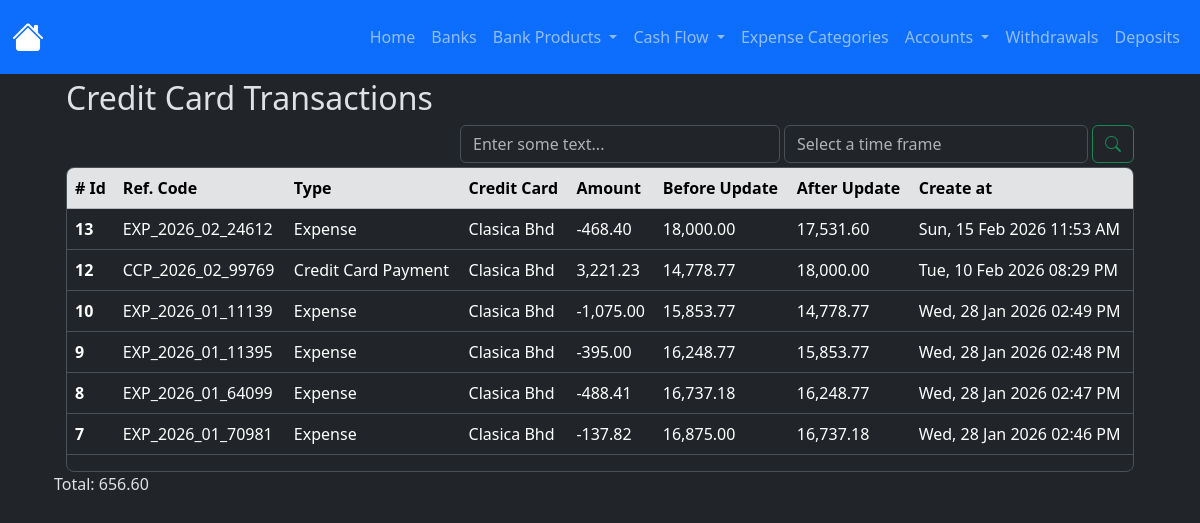
The page /credit_card_ledger/ledger on the database its author committed.
### app/models/credit_card_transactions_ledger.py (models this page shows, shortened)
class CreditCardTransactionsLedger(db.Model):
    __tablename__ = 'credit_card_transactions_ledger'
    id = db.Column(db.Integer, primary_key=True)
    amount = db.Column(db.Numeric(10,2), nullable=False)
    transaction_type = db.Column(db.String(100), nullable=False)
    reference_code = db.Column(db.String(100), nullable=False)
    credit_card_id = db.Column(db.Integer, db.ForeignKey('credit_cards.id'), nullable=False)
    before_update_balance = db.Column(db.Numeric(10,2), nullable=False)
    after_update_balance = db.Column(db.Numeric(10,2), nullable=False)
    created_at = db.Column(
        db.DateTime(timezone=True),
        default=utcnow, #internally sqlalchemy will exectute the function so dont add the parentheses otherwise it'll break down when creating the record in the db
        nullable=False
    )
    updated_at = db.Column(
        db.DateTime(timezone=True),
        onupdate=utcnow, #internally sqlalchemy will exectute the function so dont add the parentheses otherwise it'll break down when creating the record in the db
    )
    credit_card = db.relationship('CreditCard', back_populates='transaction_ledger')

### app/models/credit_card.py (models this page shows)
class CreditCard(db.Model):
    __tablename__ = 'credit_cards'
    id = db.Column(db.Integer, primary_key=True)
    nick_name = db.Column(db.String(100))
    amount_available = db.Column(db.Numeric(10,2), nullable=False, default=0.00)
    limit = db.Column(db.Numeric(10,2), nullable=False, default=0.00)
    is_active = db.Column(db.Boolean, default=True)
    is_deleted = db.Column(db.Boolean, default=False, nullable=False)
    bank_id = db.Column(db.Integer, db.ForeignKey('banks.id'), nullable=False)
    created_at = db.Column(
        db.DateTime(timezone=True),
        default=utcnow, #internally sqlalchemy will exectute the function so dont add the parentheses otherwise it'll break down when creating the record in the db
        nullable=False
    )
    updated_at = db.Column(
        db.DateTime(timezone=True),
        onupdate=utcnow, #internally sqlalchemy will exectute the function so dont add the parentheses otherwise it'll break down when creating the record in the db
    )
    bank = relationship('Bank', back_populates='credit_cards')
    expenses = relationship('Expense', back_populates='credit_card', order_by='desc(Expense.created_at)')
    payments = relationship('CreditCardPayment', back_populates='credit_card', order_by='desc(CreditCardPayment.created_at)')
    loans = relationship('Loan', back_populates='credit_card', order_by='desc(Loan.created_at)')
    transaction_ledger = relationship('CreditCardTransactionsLedger', back_populates='credit_card', order_by='desc(CreditCardTransactionsLedger.created_at)', cascade='all, delete-orphan')

### app/routes/credit_card_transaction_routes.py (the view)
@credit_card_ledger_bp.route('/ledger')
def index():
    ledgers = (
        CreditCardTransactionsLedger.query
        .order_by(CreditCardTransactionsLedger.created_at.desc())
        .all()
    )
    context = {
        'ledgers': ledgers,
        'format_amount': format_amount,
        'total_amount': total_amount,
    }
    return render_template('credit_cards/ledger.html', **context)

### app/utils/numeric_casting.py (called while the page is built)
def total_amount(obj_list: list):
    total = Decimal()
    for o in obj_list:
        total += o.amount
    return format_amount(total)

def format_amount(value):
    try:
        return f'{value:,.2f}';
    except Exception as e:
        return None

### app/templates/credit_cards/ledger.html (shortened to what this page needs)
{% extends 'layout.html' %}
{% block content %}
    <div class="container w-100">
        <h2>Credit Card Transactions</h2>
        <div class="d-flex justify-content-end gap-1 flex-wrap flex-md-nowrap mt-2">
            <div class="w-100 w-md-auto mt-md-0" style="max-width: 320px;">
                <input type="text" class="form-control" id="filter-byfiled-input-id" placeholder="Enter some text...">
            </div>
            <div class="d-flex gap-1 w-100" style="max-width: 350px;">
                <div class="w-100 w-md-auto mt-md-0">
                    <input type="text" class="form-control" id="filter-bytime-input-id" placeholder="Select a time frame">
                </div>
                <button type="button" class="btn btn-outline-success" id="btn-search-id"><i class="bi bi-search"></i></button>
            </div>
        </div>
        <div class="table-responsive overflow-y-auto border rounded-3 mt-1" style="max-height: 457px;">
            <table class="table table-hover">
                <thead class="sticky-top">
                    <tr class="table-secondary">
                    <th scope="col"># Id</th>
                    <th scope="col">Ref. Code</th>
                    <th scope="col">Type</th>
                    <th scope="col">Credit Card</th>
                    <th scope="col">Amount</th>
                    <th scope="col">Before Update</th>
                    <th scope="col">After Update</th>
                    <th scope="col">Create at</th>
                    </tr>
                </thead>
                <tbody id="cashledger-table-body-id">
                  {% for ledger in ledgers %}
                    <tr>
                        <th scope="row">{{ ledger.id }}</th>
                        <td>{{ ledger.reference_code }}</td>
                        <td>{{ ledger.transaction_type | title }}</td>
                        <td>{{ ledger.credit_card.nick_name | title }}</td>
                        <td>{{ format_amount(ledger.amount) }}</td>
                        <td>{{ format_amount(ledger.before_update_balance) }}</td>
                        <td>{{ format_amount(ledger.after_update_balance) }}</td>
                        <td>{{ ledger.created_at | format_datetime("EEE, dd MMM yyyy hh:mm a") }}</td>
                    </tr>
                  {% endfor %}
                </tbody>
            </table>
        </div>
    </div>
    <p id="lbl-total-ledgers">Total: {{ total_amount(ledgers) }}</p>
<link href="https://cdn.jsdelivr.net/npm/@sweetalert2/theme-dark@5/dark.css" rel="stylesheet">
<link rel="stylesheet" href="https://cdn.jsdelivr.net/npm/flatpickr/dist/flatpickr.min.css">
{% endblock %}

### rows shown on the page
CreditCardTransactionsLedger: id "13", reference_code "EXP_2026_02_24612", transaction_type "Expense", credit_card.nick_name "Clasica Bhd", amount "-468.40", before_update_balance "18,000.00", after_update_balance "17,531.60", created_at "Sun, 15 Feb 2026 11:53 AM", amount.amount "656.60"
CreditCardTransactionsLedger: id "12", reference_code "CCP_2026_02_99769", transaction_type "Credit Card Payment", credit_card.nick_name "Clasica Bhd", amount "3,221.23", before_update_balance "14,778.77", after_update_balance "18,000.00", created_at "Tue, 10 Feb 2026 08:29 PM"
CreditCardTransactionsLedger: id "10", reference_code "EXP_2026_01_11139", transaction_type "Expense", credit_card.nick_name "Clasica Bhd", amount "-1,075.00", before_update_balance "15,853.77", after_update_balance "14,778.77", created_at "Wed, 28 Jan 2026 02:49 PM"
CreditCardTransactionsLedger: id "9", reference_code "EXP_2026_01_11395", transaction_type "Expense", credit_card.nick_name "Clasica Bhd", amount "-395.00", before_update_balance "16,248.77", after_update_balance "15,853.77", created_at "Wed, 28 Jan 2026 02:48 PM"
CreditCardTransactionsLedger: id "8", reference_code "EXP_2026_01_64099", transaction_type "Expense", credit_card.nick_name "Clasica Bhd", amount "-488.41", before_update_balance "16,737.18", after_update_balance "16,248.77", created_at "Wed, 28 Jan 2026 02:47 PM"
CreditCardTransactionsLedger: id "7", reference_code "EXP_2026_01_70981", transaction_type "Expense", credit_card.nick_name "Clasica Bhd", amount "-137.82", before_update_balance "16,875.00", after_update_balance "16,737.18", created_at "Wed, 28 Jan 2026 02:46 PM"
